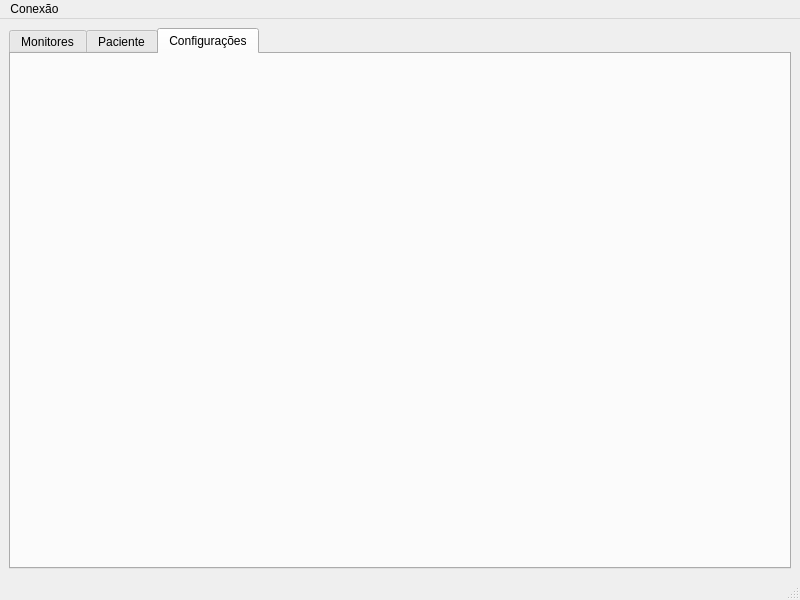
<?xml version="1.0" encoding="UTF-8"?>
<ui version="4.0">
 <class>MainWindow</class>
 <widget class="QMainWindow" name="MainWindow">
  <property name="geometry">
   <rect>
    <x>0</x>
    <y>0</y>
    <width>800</width>
    <height>600</height>
   </rect>
  </property>
  <property name="windowTitle">
   <string>MainWindow</string>
  </property>
  <widget class="QWidget" name="centralwidget">
   <layout class="QHBoxLayout" name="horizontalLayout">
    <item>
     <widget class="QTabWidget" name="tabWidget">
      <property name="currentIndex">
       <number>2</number>
      </property>
      <widget class="QWidget" name="tabGroup">
       <attribute name="icon">
        <iconset>
         <normaloff>../../../qtcreator-2.8.1/1382743337_group_half.png</normaloff>../../../qtcreator-2.8.1/1382743337_group_half.png</iconset>
       </attribute>
       <attribute name="title">
        <string>Monitores</string>
       </attribute>
      </widget>
      <widget class="QWidget" name="tabPacient">
       <attribute name="icon">
        <iconset>
         <normaloff>../../../qtcreator-2.8.1/1382743337_single_half.png</normaloff>../../../qtcreator-2.8.1/1382743337_single_half.png</iconset>
       </attribute>
       <attribute name="title">
        <string>Paciente</string>
       </attribute>
      </widget>
      <widget class="QWidget" name="tabConfig">
       <attribute name="icon">
        <iconset>
         <normaloff>../../../qtcreator-2.8.1/1382743345_settings.png</normaloff>../../../qtcreator-2.8.1/1382743345_settings.png</iconset>
       </attribute>
       <attribute name="title">
        <string>Configurações</string>
       </attribute>
      </widget>
     </widget>
    </item>
   </layout>
  </widget>
  <widget class="QMenuBar" name="menubar">
   <property name="geometry">
    <rect>
     <x>0</x>
     <y>0</y>
     <width>800</width>
     <height>25</height>
    </rect>
   </property>
   <widget class="QMenu" name="menuConex_o">
    <property name="title">
     <string>Conexão</string>
    </property>
    <addaction name="actionAbrir"/>
    <addaction name="actionFechar"/>
   </widget>
   <addaction name="menuConex_o"/>
  </widget>
  <widget class="QStatusBar" name="statusbar"/>
  <action name="actionAbrir">
   <property name="text">
    <string>Abrir</string>
   </property>
  </action>
  <action name="actionFechar">
   <property name="enabled">
    <bool>false</bool>
   </property>
   <property name="text">
    <string>Fechar</string>
   </property>
  </action>
 </widget>
 <resources/>
 <connections/>
</ui>
